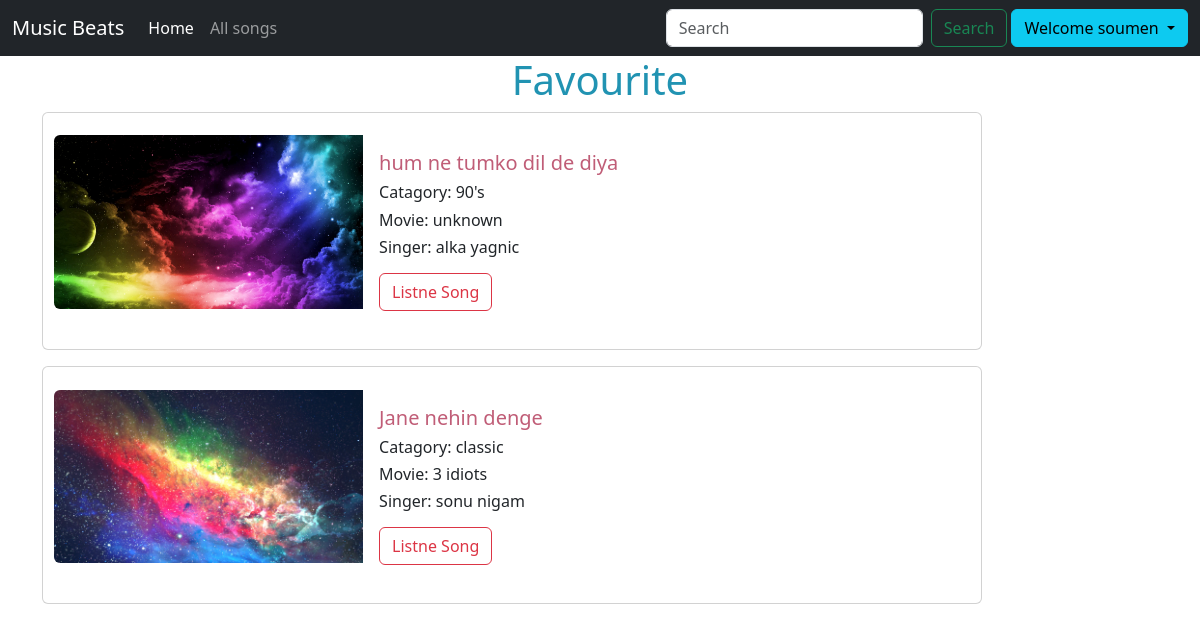
Screenshot of /songs/favourite/ (signed in) with the database file from the repository.
### musicbeats/models.py (models this page shows, shortened)
class Favourite(models.Model):
    Favourite_id = models.AutoField(primary_key=True)
    user = models.ForeignKey(User, on_delete=models.CASCADE, default='')
    song = models.ForeignKey(Song, on_delete=models.CASCADE, default='')

class Song(models.Model):
    song_id=models.AutoField(primary_key=True)
    name=models.CharField(max_length=2000)
    singer=models.CharField(max_length=2000)
    tags= models.CharField(max_length=100)
    image= models.ImageField(upload_to="Documents/images")
    song= models.FileField(upload_to="Documents/songs")
    movie=models.CharField( max_length=100, default='unknown')
    credit=models.CharField( max_length=5000, default='No one')

### musicbeats/views.py (the view)
# urls.py: path('songs/favourite/', views.favourite, name='fav'),
@login_required(login_url='login')
def favourite(request):
    context={}
    favourite_obj=Favourite.objects.filter(user=request.user).all()
    context['fav_objs']=favourite_obj
    return render(request, 'favourite.html', context)

### musicbeats/templates/favourite.html (shortened to what this page needs)
{% extends "base.html" %}
{% load static %}
{% block content %}
    <h1 style="color:#2193b2;" class="text-center">Favourite</h1>
    <div class="container" >
        {% for fav_obj in fav_objs reversed %}
        <div class="card mb-3" style="max-width: 940px; padding-top:2%; padding-bottom:2%; padding-left:1%">
            <div class="row g-0">
            <div class="col-md-4">
                <img src="{% static fav_obj.song.image %}" class="img-fluid rounded-start" alt="...">
            </div>
            <div class="col-md-8">
                <div class="card-body">
                    <h5 class="card-title" style="color:#c05d77">{{fav_obj.song.name}}</h5>
                    <h6>Catagory: {{fav_obj.song.tags}}</h6>
                    <h6>Movie: {{fav_obj.song.movie}}</h6>
                    <h6>Singer: {{fav_obj.song.singer}}</h6>
                    <a href="{% url "listne_song" fav_obj.song.song_id %}"><button class="btn btn-outline-danger">Listne Song</button></a>
                </div>
            </div>
            </div>
        </div>
        {% endfor %}
    </div>
{% endblock content %}

### musicbeats/templates/base.html (shortened to what this page needs)
{% load static %}
<!DOCTYPE html>
<html lang="en">
<head>
    <link href="https://cdn.jsdelivr.net/npm/bootstrap@5.3.2/dist/css/bootstrap.min.css" rel="stylesheet">
    <link rel="stylesheet" href="{% static "css/style.css" %}">
</head>
<body>
    <nav class="navbar navbar-expand-lg navbar-dark bg-dark sticky-top" >
        <div class="container-fluid">
          <a class="navbar-brand" href="{% url "home" %}">Music Beats</a>
          <div class="collapse navbar-collapse" id="navbarSupportedContent">
            <ul class="navbar-nav me-auto mb-2 mb-lg-0">
              <li class="nav-item">
                <a class="nav-link active" aria-current="page" href="{% url "home" %}">Home</a>
              </li>
              <li class="nav-item">
                <a class="nav-link" href="{% url "songs" %}">All songs</a>
              </li>
            </ul>
            <form class="d-flex" role="search" method='get' action="{% url "search" %}">
                <input class="form-control me-2" name="search-field" type="search" placeholder="Search" aria-label="Search">
                <button class="btn btn-outline-success" type="submit">Search</button>
            </form>
            {% if user.is_authenticated %}
                    <div class="btn-group ms-1">
                        <button type="button" class="btn btn-info dropdown-toggle" data-bs-toggle="dropdown" aria-expanded="false">
                        Welcome {{request.user}}
                        </button>
                    </div>
            {% endif %}
          </div>
        </div>
    </nav>
    {% block content %}
    {% endblock content %}
</body>
</html>

### rows the page displays
Favourite: song.image (picture), song.name "hum ne tumko dil de diya", song.tags "90's", song.movie "unknown", song.singer "alka yagnic"
Favourite: song.image (picture), song.name "Jane nehin denge", song.tags "classic", song.movie "3 idiots", song.singer "sonu nigam"

### other values shown
{{ request.user }} "soumen"
